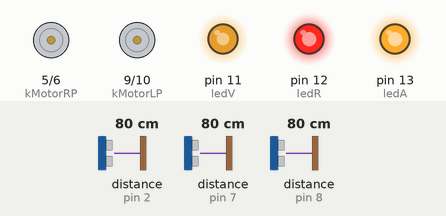
The sketch below on a simulated Arduino Uno, built with avr-gcc and run on an emulated ATmega328P. On the bench: motor-driver pin pairs drawn as motors (green arrow = first pin HIGH = forward, orange = second pin HIGH = backward, longer = more drive), output pins drawn as LEDs (lit = HIGH). Wiring (inferred from the names in the program): 3 × ultrasonic range finder: trigger A3, echo pin 8 / trigger A4, echo pin 2 / trigger A5, echo pin 7. The test bench sets the inputs (shaded band); at power-on: distance to the obstacle (sensors on pin 2, pin 7, pin 8) 80 cm. The echo pulse lasts 58.3 µs per cm; pins used as bus, display or sensor lines are not drawn.

Above: at 1.2 s.
1.3 s: distance to the obstacle (sensor on pin 2) set to 2 cm
At 2.3 s:
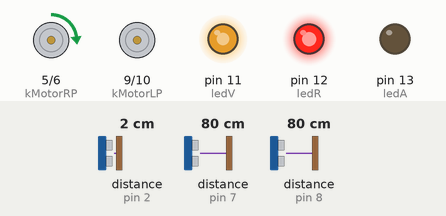
2.9 s: distance to the obstacle (sensor on pin 7) set to 2 cm
At 3.6 s:
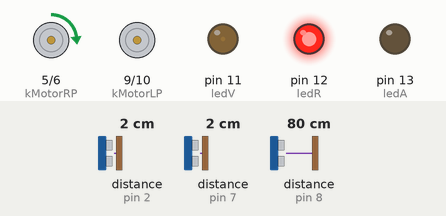
4.4 s: distance to the obstacle (sensor on pin 8) set to 2 cm
At 5.1 s:
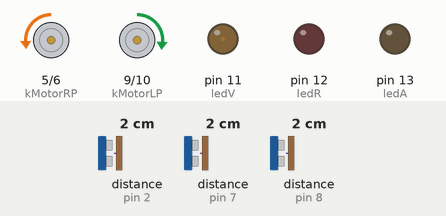
6.0 s: distance to the obstacle (sensor on pin 8) set to 6 cm
7.5 s: distance to the obstacle (sensor on pin 8) set to 9 cm
At 8.8 s:
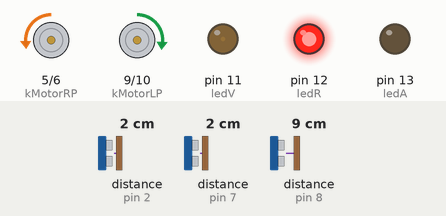
9.1 s: distance to the obstacle (sensor on pin 2) set to 4 cm
At 10.0 s:
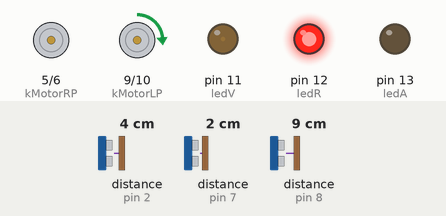
Timing chart, 0 to 11.7 s (numbered marks = the images above; inputs shaded):
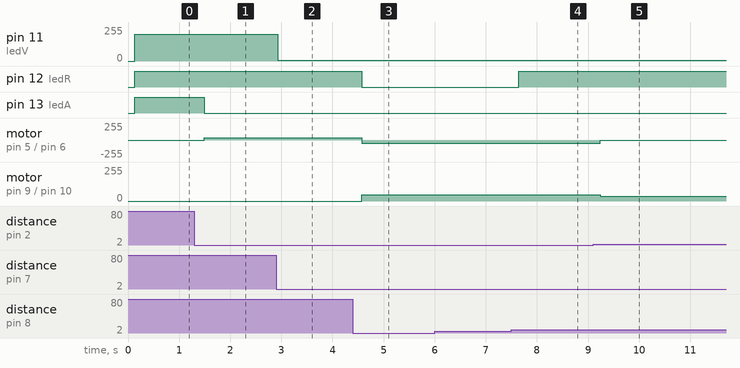

The sketch:

v1.3.ino
```cpp
/*Definicion de los pines necesrios para el funcionamiento de los sensores de ultrasonido.*/
/*Se determina su ubicacion de la siguiente manera: A=adelenate; B=lateral_atras; C=lateral_adelante*/
const int TriggerPinA = A3;
const int EchoPinA = 8;
const int TriggerPinB = A4;
const int EchoPinB = 2;
const int TriggerPinC = A5;
const int EchoPinC = 7;

/*Definicion de variables para medir la distancia de la pared con el sensor*/
int DistanceA_mm;
int DistanceB_mm;
int DistanceC_mm;

/*Definicion de los pines necesarios para el funcionamiento del led*/
const int ledA = 13;
const int ledR = 12;
const int ledV = 11;

/*Deficion de los pines necesarios para el funcionamiento del motor*/
int kMotorLP = 9;
int kMotorLN = 10;
int kMotorRP = 5;
int kMotorRN = 6;

const int Vel_MotorR_adelante = 45;
const int Vel_MotorL_adelante = 47;

/*Definicion de varibles varias, necesarias para el desarrollo del código*/
int Diferencia;
int outA;
int outB;
int outC;
int duration;

const int debugMode = 0;


void setup() {

/*Iniciallizacion de pines como entradas o salidas*/
  pinMode(ledA, OUTPUT);
  pinMode(ledR, OUTPUT);
  pinMode(ledV,OUTPUT);

  pinMode(TriggerPinA, OUTPUT);
  pinMode(EchoPinA, INPUT);
  pinMode(TriggerPinB, OUTPUT);
  pinMode(EchoPinB, INPUT);
  pinMode(TriggerPinC, OUTPUT);
  pinMode(EchoPinC, INPUT);

  Serial.begin(9600);

/*Inicializacion de variables, primera escritura*/
  digitalWrite(ledA,LOW);
  digitalWrite(ledR,LOW);
  digitalWrite(ledV,LOW);

  digitalWrite(kMotorLP, LOW);
  digitalWrite(kMotorLN, LOW);
  digitalWrite(kMotorRP, LOW);
  digitalWrite(kMotorRN, LOW);
}

int readSensor(int trigger, int echo) {
   digitalWrite(trigger, LOW);
   delayMicroseconds(2);
   digitalWrite(trigger, HIGH);
   delayMicroseconds(10);
   digitalWrite(trigger, LOW);

   duration = pulseIn(echo, HIGH);

   if (duration < 0) duration = 0;
   return ((duration / 2.9) / 2);
}

void loop() {

 /*Lectura de la distancia de los sensores ultrasónicos con la pared*/
  DistanceA_mm = readSensor(TriggerPinA, EchoPinA);
  delay (60);
  DistanceB_mm = readSensor(TriggerPinB, EchoPinB);
  delay (60);
  DistanceC_mm = readSensor(TriggerPinC, EchoPinC);

  outA = map(DistanceA_mm, 0, 1023, 120, 255);
  analogWrite(ledR, outA);
  outB = map(DistanceB_mm, 0, 1023, 0, 255);
  analogWrite(ledA, outB);
  outC = map(DistanceC_mm, 0, 1023, 0, 255);
  analogWrite(ledV, outC);

/*Cálculo de la diferencia de lectura entre los sensores laterales*/
  Diferencia = DistanceB_mm - DistanceC_mm;

/*Separacion por caso según resultado de la variable anterior*/

/*Caso 1: los sensores estan a una distancia de la pared izquierda entre 5 y 9 cm, la diferencia entre sensores es menor a 2 cm*/

  if ( (Diferencia < 20) && (DistanceB_mm > 50) && (DistanceB_mm < 90) && (DistanceC_mm > 50) && (DistanceB_mm < 90) && (DistanceA_mm > 70) ) {
      //Los motores deben avanzar derecho
        analogWrite(kMotorLP, Vel_MotorL_adelante);
        analogWrite(kMotorLN, 0);
        analogWrite(kMotorRP, Vel_MotorR_adelante);
        analogWrite(kMotorRN, 0);
        if (debugMode) {
          Serial.print("caso_1 = ");
          Serial.println(Diferencia, DEC);
          delay(500);
        }
 }

/*Caso 2: algún sensor esta más lejos que 9 cm de la pared izquierda*/

  else if ( ((DistanceB_mm > 90) || (DistanceC_mm > 90)) && (DistanceA_mm > 70) ) {

/*Caso 2_a: la diferencia es mayor que 0, por ende DistanceC_mm es menor que DistanceB_mm.*/
      if (Diferencia > 0) {
        //El motor izquierdo debe ir más rápido para "enderezar" el robot
        analogWrite(kMotorLP, Vel_MotorL_adelante - 5);
        analogWrite(kMotorLN, 0);
        analogWrite(kMotorRP, Vel_MotorR_adelante - 5);
        analogWrite(kMotorRN, 0);
        if (debugMode) {
          Serial.print("caso_2a = ");
          Serial.println(Diferencia, DEC);
          delay(500);
        }
      }

/*Caso 2_b: la diferencia es menor que 0, por ende DistanceC_mm es mayor que DistanceB_mm.*/
    if (Diferencia < 0) {
      //El motor derecho debe ir más rápido para "enderezar" el robot
      analogWrite(kMotorLP, 0);
      analogWrite(kMotorLN, 0);
      analogWrite(kMotorRP, Vel_MotorR_adelante - 10);
      analogWrite(kMotorRN, 0);
      if (debugMode) {
          Serial.print("caso_2b = ");
          Serial.println(Diferencia, DEC);
          delay(500);
        }
    }

  }

/*Caso 3: algún sensor esta a menos de 5 cm de la pared izquierda*/

  else if ( ((DistanceB_mm < 50) || (DistanceC_mm < 50)) && (DistanceA_mm > 70) ) {

/*Caso 3_a: la diferencia es mayor que 0, por ende DistanceC_mm es menor que DistanceB_mm.*/
      if (Diferencia > 0) {
        //El motor izquierdo debe ir más rápido para "enderezar" el robot
        analogWrite(kMotorLP, Vel_MotorL_adelante - 10);
        analogWrite(kMotorLN, 0);
        analogWrite(kMotorRP, 0);
        analogWrite(kMotorRN, 0);
        if (debugMode) {
          Serial.print("caso_3a = ");
          Serial.println(Diferencia, DEC);
          delay(500);
        }
      }

/*Caso 3_b: la diferencia es menor que 0, por ende DistanceC_mm es mayor que DistanceB_mm.*/
    if (Diferencia < 0) {
      //El motor derecho debe ir más rápido para "enderezar" el robot
      analogWrite(kMotorLP, Vel_MotorL_adelante);
      analogWrite(kMotorLN, 0);
      analogWrite(kMotorRP, Vel_MotorR_adelante);
      analogWrite(kMotorRN, 0);
      if (debugMode) {
          Serial.print("caso_3b = ");
          Serial.println(Diferencia, DEC);
          delay(500);
        }
    }

  }

/*Caso 4: se llega a una esquina, por ende debe girar*/

  else if ( (DistanceA_mm < 70) && ( (DistanceB_mm < 100) || (DistanceC_mm < 100) ) ) {
      while(DistanceA_mm<70){
        // gira a la derecha
        analogWrite(kMotorLP, Vel_MotorL_adelante);
        analogWrite(kMotorLN, 0);
        analogWrite(kMotorRP, 0);
        analogWrite(kMotorRN, Vel_MotorR_adelante);
        DistanceA_mm = readSensor(TriggerPinA, EchoPinA);
        delay (15);
        if (debugMode) {
            Serial.print("caso_4a_A = ");
            Serial.println(DistanceA_mm, DEC);
            Serial.print("caso_4a_B = ");
            Serial.println(DistanceB_mm, DEC);
            delay(500);
        }
      }
    }
    else {
      while(DistanceA_mm<70){
        // gira a la izquierda
        analogWrite(kMotorLP, 0);
        analogWrite(kMotorLN, Vel_MotorL_adelante);
        analogWrite(kMotorRP, Vel_MotorR_adelante);
        analogWrite(kMotorRN, 0);
        DistanceA_mm = readSensor(TriggerPinA, EchoPinA);
        delay (15);
        if (debugMode) {
          Serial.print("caso_4b_A = ");
          Serial.println(DistanceA_mm, DEC);
          Serial.print("caso_4b_B = ");
          Serial.println(DistanceB_mm, DEC);
          delay(1000);
        }
      }
      //Los motores deben avanzar derecho
      analogWrite(kMotorLP, Vel_MotorL_adelante);
      analogWrite(kMotorLN, 0);
      analogWrite(kMotorRP, Vel_MotorR_adelante);
      analogWrite(kMotorRN, 0);
      delay (2000);
   }


  //delay(20);
}
```

Measured:
- the behaviour switches between 7 and 8 cm on distance to the obstacle (sensor on pin 8) (found by bisection; images 3 and 4)
- after the input at 1.3 s, pin 13 (ledA): HIGH → LOW after 0.19 s; motor on pin 5 (kMotorRP) / pin 6 (kMotorRN): stopped → forward 35/255 after 0.19 s
- after the input at 2.9 s, pin 11 (ledV): 199/255 → 4/255 at once
- after the input at 4.4 s, pin 12 (ledR): HIGH → LOW after 0.17 s; motor on pin 5 (kMotorRP) / pin 6 (kMotorRN): forward 35/255 → backward 45/255 after 0.17 s; motor on pin 9 (kMotorLP) / pin 10 (kMotorLN): stopped → forward 47/255 after 0.17 s
- after the input at 6.0 s, every drawn part: stays the same
- after the input at 7.5 s, pin 12 (ledR): LOW → HIGH after 0.15 s
- after the input at 9.1 s, motor on pin 5 (kMotorRP) / pin 6 (kMotorRN): backward 45/255 → stopped after 0.14 s; motor on pin 9 (kMotorLP) / pin 10 (kMotorLN): forward 47/255 → forward 37/255 after 0.14 s
